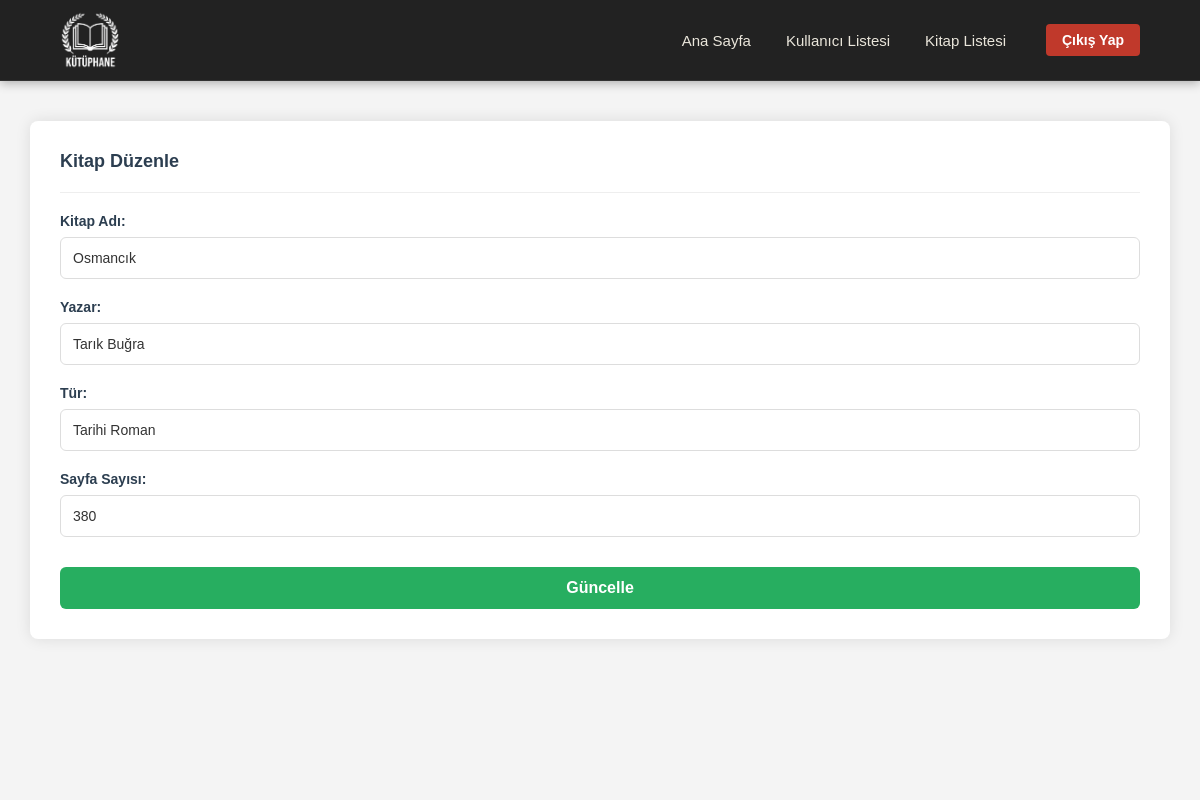
Page /index.php?sayfa=kitap_duzenle&id=31 (signed in) on the committed database.
### tables this page shows
CREATE TABLE `kitaplar` (
  `id` int NOT NULL,
  `kitap_adi` varchar(255) NOT NULL,
  `kitap_yazar` varchar(255) NOT NULL,
  `kitap_tur` varchar(100) NOT NULL,
  `sayfa_sayisi` int NOT NULL
);

### sayfalar/kitap_duzenle.php (the view, shortened to what this page needs)
<?php
$id = $_GET['id'];
$sorgu = $db->prepare("SELECT * FROM kitaplar WHERE id = ?");
$sorgu->execute([$id]);
$kitap = $sorgu->fetch(PDO::FETCH_ASSOC);
?>
<div class="bolum-basligi">
    <h3>Kitap Düzenle</h3>
</div>
<hr style="border: 0; border-top: 1px solid #eee; margin-bottom: 20px;">
<form method="POST">
    <div class="form-satiri">
        <label class="form-etiketi">Kitap Adı:</label>
        <input type="text" name="kitap_adi" class="form-girdisi" value="<?php echo $kitap['kitap_adi']; ?>" required>
    </div>
    <div class="form-satiri">
        <label class="form-etiketi">Yazar:</label>
        <input type="text" name="kitap_yazar" class="form-girdisi" value="<?php echo $kitap['kitap_yazar']; ?>" required>
    </div>
    <div class="form-satiri">
        <label class="form-etiketi">Tür:</label>
        <input type="text" name="kitap_tur" class="form-girdisi" value="<?php echo $kitap['kitap_tur']; ?>" required>
    </div>
    <div class="form-satiri">
        <label class="form-etiketi">Sayfa Sayısı:</label>
        <input type="number" name="sayfa_sayisi" class="form-girdisi" value="<?php echo $kitap['sayfa_sayisi']; ?>" required>
    </div>
    <button type="submit" class="kaydet-butonu">Güncelle</button>
</form>

### css/index.css (style rules this page uses)
body,html { margin: 0; padding: 0; font-family: Arial, sans-serif; height: 100%; background-color: #222222; }
.bolum-basligi { display: flex; justify-content: space-between; align-items: flex-end; margin-bottom: 20px; }
.bolum-basligi h3 { margin: 0; font-size: 18px; color: #2c3e50; }
.form-satiri { margin-bottom: 20px; }
.form-etiketi { display: block; margin-bottom: 8px; font-weight: bold; color: #2c3e50; font-size: 14px; }
.form-girdisi { width: 100%; padding: 12px; border: 1px solid #ddd; border-radius: 6px; font-size: 14px; color: #333; box-sizing: border-box; transition: border-color 0.3s; }
.kaydet-butonu { width: 100%; background-color: #27ae60; color: white; padding: 12px; border: none; border-radius: 6px; font-size: 16px; font-weight: bold; cursor: pointer; transition: background 0.3s; margin-top: 10px; }

### rows in the picture
kitaplar: kitap_adi "Osmancık", kitap_yazar "Tarık Buğra", kitap_tur "Tarihi Roman", sayfa_sayisi "380"
